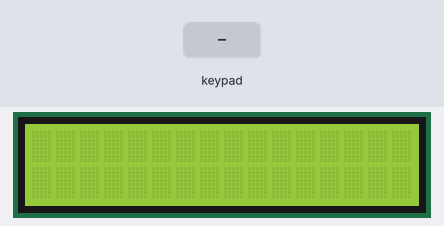
The sketch below on a simulated Arduino Uno, built with avr-gcc and run on an emulated ATmega328P. On the bench: 16×2 character LCD. Inputs (shaded band) come from the test bench.

Above: at 1.3 s.
1.4 s: keypad keys 2 3 4 5 pressed 0.4 s apart
At 3.5 s:
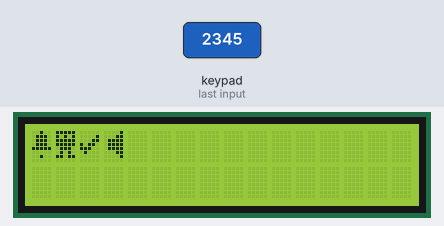
4.5 s: key '1' pressed
At 5.1 s:
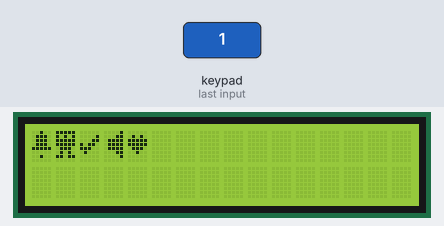
6.0 s: keypad keys 2 3 4 5 # pressed 0.4 s apart
At 6.2 s:
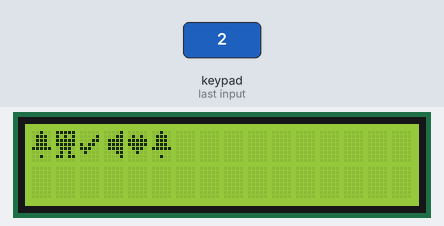
9.5 s: key '3' pressed
At 10.2 s:
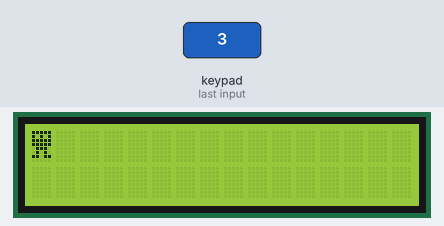
11.0 s: keypad keys 2 3 4 5 * pressed 0.4 s apart
At 13.3 s:
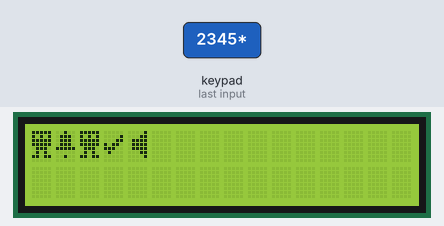
14.5 s: key '2' pressed
At 14.9 s:
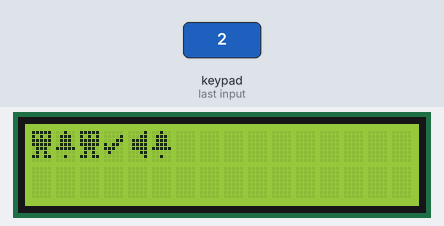
Timing chart, 0 to 17.0 s (numbered marks = the images above; inputs shaded):
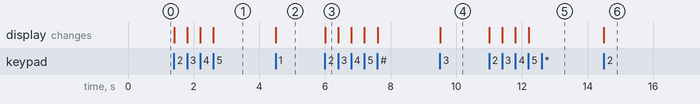

Measured:
- after the input at 1.4 s, the display: first changes at once (image 1 shows a later state)
- after the input at 4.5 s, the display: changes at once (image 2)
- after the input at 6.0 s, the display: changes at once (image 3)
- after the input at 9.5 s, the display: changes at once (image 4)
- after the input at 11.0 s, the display: first changes at once (image 5 shows a later state)
- after the input at 14.5 s, the display: changes at once (image 6)

The sketch:

symbols.ino
```cpp
#include <Keypad.h>
#include <LiquidCrystal_I2C.h>
LiquidCrystal_I2C lcd(32, 16, 2);

const int ROW_NUM = 4;
const int COLUMN_NUM = 4;

char keys[ROW_NUM][COLUMN_NUM] = {
{'1' , '2' , '3' , 'A'},
{'4' , '5' , '6' , 'B'},
{'7' , '8' , '9' , 'C'},
{'*' , '0' , '#' , 'D'} };

byte pin_rows[ROW_NUM] = {2,3,4,5};
byte pin_column[COLUMN_NUM] = {6,7,8,9};

Keypad keypad(makeKeymap(keys),pin_rows,pin_column,ROW_NUM, COLUMN_NUM);

byte Heart[8] = {
0b00000,
0b01010,
0b11111,
0b11111,
0b01110,
0b00100,
0b00000,
0b00000
};

byte Bell[8] = {
0b00100,
0b01110,
0b01110,
0b01110,
0b11111,
0b00000,
0b00100,
0b00000
};

byte Alien[8] = {
0b11111,
0b10101,
0b11111,
0b11111,
0b01110,
0b01010,
0b11011,
0b00000
};

byte Check[8] = {
0b00000,
0b00001,
0b00011,
0b10110,
0b11100,
0b01000,
0b00000,
0b00000
};

byte Speaker[8] = {
0b00001,
0b00011,
0b01111,
0b01111,
0b01111,
0b00011,
0b00001,
0b00000
};

byte Sound[8] = {
0b00001,
0b00011,
0b00101,
0b01001,
0b01001,
0b01011,
0b11011,
0b11000
};

byte Skull[8] = {
B00000,
0b01110,
0b10101,
0b11011,
0b01110,
0b01110,
0b00000,
0b00000
};

byte Lock[8] = {
0b01110,
0b10001,
0b10001,
0b11111,
0b11011,
0b11011,
0b11111,
0b00000
};


void setup() {
lcd.init();
lcd.backlight();
lcd.createChar(0, Heart);
lcd.createChar(1, Bell);
lcd.createChar(2, Alien);
lcd.createChar(3, Check);
lcd.createChar(4, Speaker);
lcd.createChar(5, Sound);
lcd.createChar(6, Skull);
lcd.createChar(7, Lock);
lcd.clear();
}

void loop() {
char key = keypad.getKey();
if (key)
{
switch (key) {
  case '1':
    lcd.write(0);
    break;
  case '2':
    lcd.write(1);
    break;
  case '3':
    lcd.write(2);
    break;
  case '4':
    lcd.write(3);
    break;
  case '5':
    lcd.write(4);
    break;
  case '6':
    lcd.write(5);
    break;
  case '7':
    lcd.write(6);
    break;
  case '8':
    lcd.write(7);
    break;
  case '#':
    lcd.clear();
    break;
}
}
}
```
